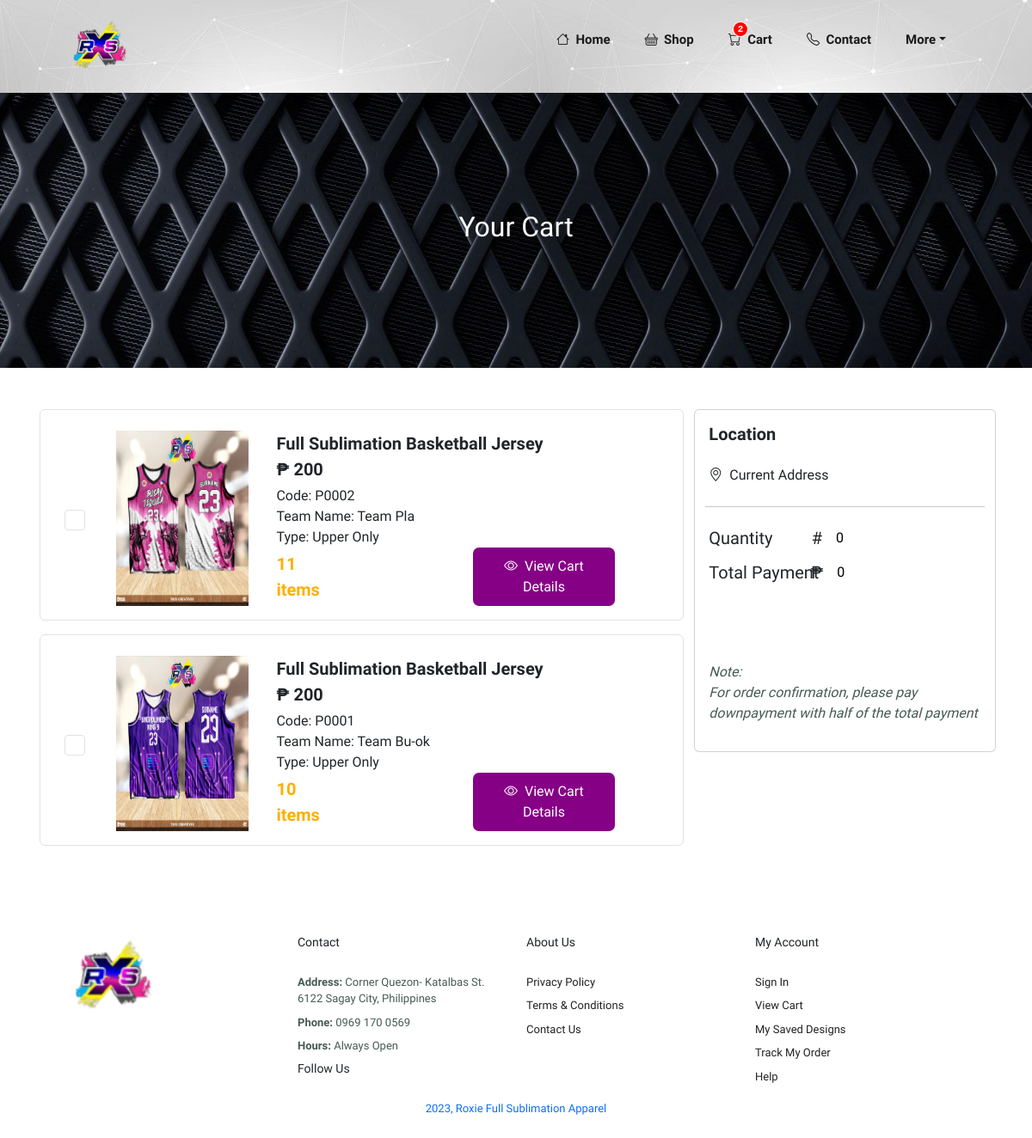
Page /cart.php (signed in) on the earlier database version.
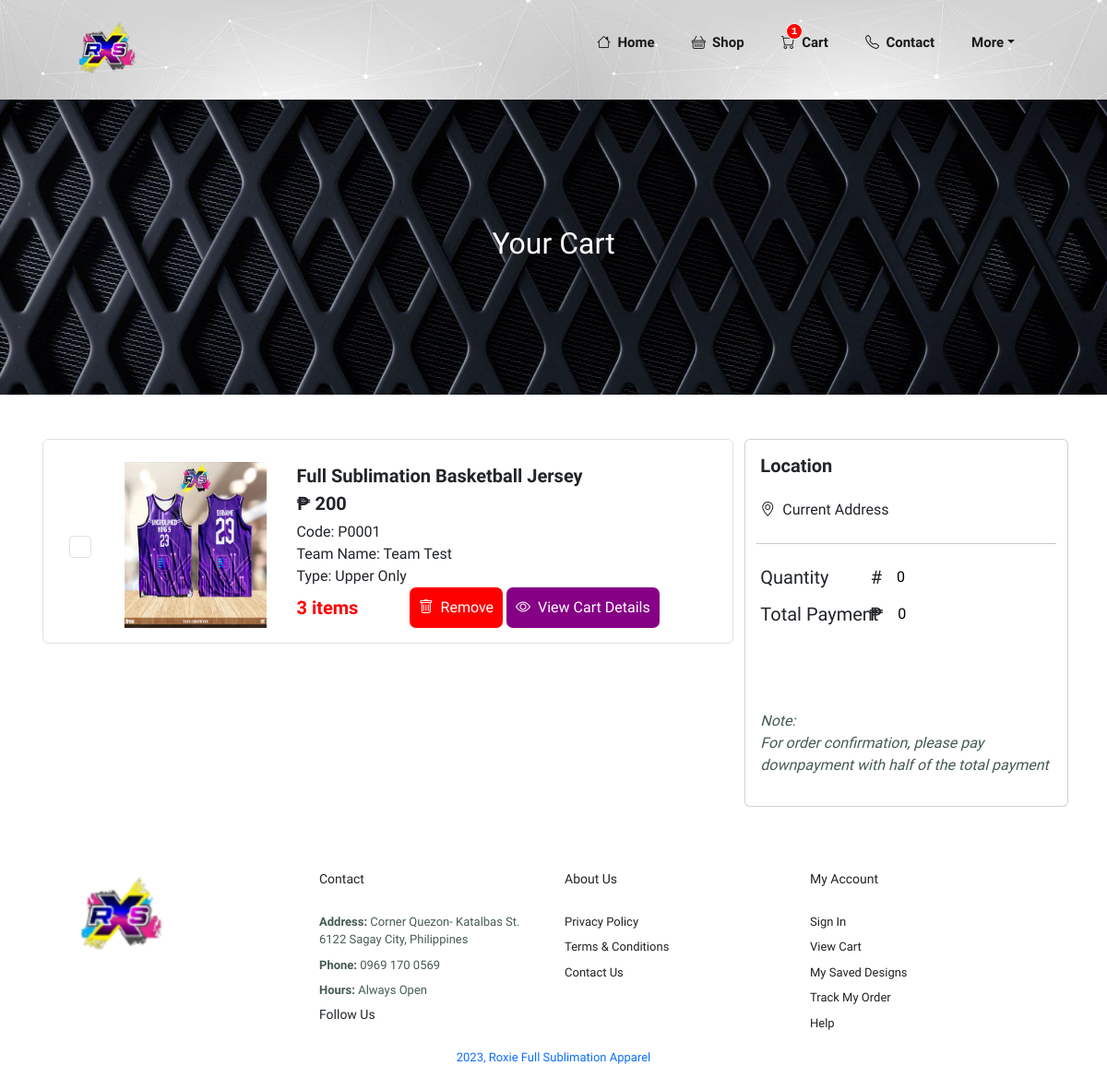
Same page on the later database version.
### tables this page shows
CREATE TABLE IF NOT EXISTS `tbl_orders` (
  `id` int NOT NULL AUTO_INCREMENT,
  `img_url` varchar(50) NOT NULL,
  `shirt_id` int NOT NULL,
  `invoice_number` varchar(50) NOT NULL,
  `name` varchar(50) NOT NULL,
  `shirt_code` varchar(50) NOT NULL,
  `shirt_price` varchar(50) NOT NULL,
  `jersey_number` int NOT NULL,
  `size_id` int NOT NULL,
  `team_name` varchar(50) NOT NULL,
  `jersey_type_id` int NOT NULL,
  `transaction_status_id` int NOT NULL,
  `client_id` int NOT NULL,
  `created_at` varchar(50) NOT NULL,
  `updated_at` varchar(50) NOT NULL,
  PRIMARY KEY (`id`)
);

CREATE TABLE IF NOT EXISTS `tbl_shirt` (
  `id` int NOT NULL AUTO_INCREMENT,
  `shirt_title` varchar(50) NOT NULL,
  `shirt_code` varchar(50) NOT NULL,
  `shirt_price` varchar(50) NOT NULL,
  `img_url` varchar(50) NOT NULL,
  `shirt_category_id` tinyint NOT NULL,
  `jersey_type_id` tinyint NOT NULL,
  PRIMARY KEY (`id`),
  KEY `shirt_category` (`shirt_category_id`),
  KEY `jersey_type_id` (`jersey_type_id`)
);

CREATE TABLE IF NOT EXISTS `tbl_jersey_type` (
  `id` tinyint NOT NULL AUTO_INCREMENT,
  `jersey_type` varchar(50) NOT NULL,
  PRIMARY KEY (`id`)
);

### includes/header.php (called while the page is built, shortened)
<?php
$client_id = $_SESSION['id'];
?>

### cart.php (the view, shortened to what the rows shown need)
<?php
if (isset($_SESSION['id'])) {
?>
    <?php include 'includes/head.php' ?>
    <body>
        <?php include 'includes/header.php' ?>
        <main>
            <section id="page-header">
                <h2>Your Cart</h2>
            </section>
            <section class="container mt-5">
                <div class="row ms-1">
                    <div class="col-lg-8 mb-5">
                        <?php
                        $stmt = $conn->prepare(' SELECT * FROM tbl_orders WHERE client_id = ? ');
                        $stmt->bind_param('i', $client_id);
                        $stmt->execute();
                        $result = $stmt->get_result();
                        if (empty(mysqli_num_rows($result))) {
                            echo
                            '
                            <div class="d-flex align-items-center justify-content-center mb-5">
                                <p>Your cart is empty.
                                    <a href="shop.php">
                                        <button class="add-cart-btn p-3">Shop now!</button>
                                    </a>
                                </p>
                            </div>
                            <script>
                                document.getElementById("cart-add").style.display = "none";
                            </script>
                            ';
                        } else {
                            $stmt = $conn->prepare(
                                ' SELECT
                            tbl_orders.id,
                            tbl_orders.invoice_number,
                            tbl_orders.img_url,
                            tbl_shirt.shirt_title,
                            tbl_orders.shirt_code,
                            tbl_orders.shirt_price,
                            SUM(tbl_orders.shirt_price) AS total_payment,
                            tbl_orders.team_name,
                            tbl_jersey_type.jersey_type,
                            COUNT(tbl_orders.invoice_number) AS total_quantity,
                            tbl_transaction_status.transaction_status
                            FROM tbl_orders
                            INNER JOIN tbl_shirt ON tbl_orders.shirt_id = tbl_shirt.id
                            INNER JOIN tbl_jersey_type ON tbl_orders.jersey_type_id = tbl_jersey_type.id
                            INNER JOIN tbl_transaction_status ON tbl_orders.transaction_status_id = tbl_transaction_status.id
                            WHERE tbl_orders.client_id = ? GROUP BY tbl_orders.invoice_number ORDER BY tbl_orders.id DESC '
                            );
                            $stmt->bind_param('i', $client_id);
                            $stmt->execute();
                            $result = $stmt->get_result();
                        ?>
                            <form action="checking/client-order.php" method="POST">
                            <?php
                            while ($rows = $result->fetch_assoc()) {
                                $img_url = $rows['img_url'];
                                $shirt_title = $rows['shirt_title'];
                                $shirt_code = $rows['shirt_code'];
                                $shirt_price = $rows['shirt_price'];
                                $team_name = $rows['team_name'];
                                $jersey_type = $rows['jersey_type'];
                                $invoice_number = $rows['invoice_number'];
                                $total_quantity = $rows['total_quantity'];
                                $total_payment = $rows['total_payment'];
                                $transaction_status = $rows['transaction_status'];
                                if ($transaction_status === "Pending") {
                                    $indicatorColor = '#ff0000';
                                    $btn_visibility = "visible;";
                                }
                                if ($transaction_status === "On-progress") {
                                    $indicatorColor = '#ffae00';
                                    $btn_visibility = "hidden;";
                                }
                                echo '
                                        <div class="row rounded border p-3 mb-3">
                                            <div class="col-lg-1 col-md-1 col-sm-1 mt-2 d-flex align-items-center">
                                                <input type="checkbox" name="invoice_number[' . $invoice_number . ']" value="' . $invoice_number . '" id="select' . $invoice_number . '" class="form-check-input border" style="cursor: pointer;" />
                                            </div>
                                            <div class="col-lg-3 col-md-3 col-sm-3 mt-2 d-flex align-items-center">
                                                <img src="IMG/products/' . $img_url . '" alt="' . $img_url . '" style="width: 100%; height: 100%;">
                                                </div>
                                            <div class="col-lg-7 col-md-12 ms-2">
                                                <div class="d-flex flex-column">
                                                    <span class="fs-5 fw-bold mt-2">' . $shirt_title . '</span>
                                                    <span class="fs-5 fw-bold">₱ ' . $shirt_price . '</span>
                                                    <span class="fs-6 mt-1">Code: ' . $shirt_code . '</span>
                                                    <span class="fs-6">Team Name: ' . $team_name . '</span>
                                                    <span class="fs-6">Type: ' . $jersey_type . '</span>
                                                    <span class="d-flex align-items-center justify-content-between">
                                                        <span class="fs-5 fw-bold" id="t-quantity" style="color: ' . $indicatorColor . '">' . $total_quantity . ' items</span>
                                                        <span class="fs-5 fw-bold" id="t-payment" style="visibility: hidden;">' . $total_payment . '</span>
                                                        <span class="d-flex align-items-center justify-content-between">
                                                            <a href="checking/remove-cart.php?invoice=' . $invoice_number . '">
                                                                <button class="add-cart-btn" type="button" style="background: red !important; visibility: ' . $btn_visibility . '">
                                                                    <i class="bi bi-trash"></i>&nbsp; Remove
                                                                </button>
                                                            </a>
                                                            <a href="cart-details.php?invoice=' . $invoice_number . '">
                                                                <button class="add-cart-btn ms-1" type="button">
                                                                    <i class="bi bi-eye"></i>&nbsp; View Cart Details
                                                                </button>
                                                            </a>
                                                        </span>
                                                    </span>
                                                </div>
                                            </div>
                                        </div>
                                        ';
                            }
                        }
                            ?>
                    </div>
                </div>
            </section>
        </main>
    </body>
    </html>
<?php
} else {
    header("Location: client-login.php");
    exit();
}

Differences in the rows shown:
removed tbl_orders: img_url (picture), shirt.shirt_title "Full Sublimation Basketball Jersey", shirt_price "200", shirt_code "P0002", team_name "Team Pla", jersey_type.jersey_type "Upper Only", total_quantity "11"
removed tbl_orders: img_url (picture), shirt.shirt_title "Full Sublimation Basketball Jersey", shirt_price "200", shirt_code "P0001", team_name "Team Bu-ok", jersey_type.jersey_type "Upper Only", total_quantity "10"
added tbl_orders: img_url (picture), shirt.shirt_title "Full Sublimation Basketball Jersey", shirt_price "200", shirt_code "P0001", team_name "Team Test", jersey_type.jersey_type "Upper Only", total_quantity "3"
Other differences:
$cart_quantity: "2" → "1"
